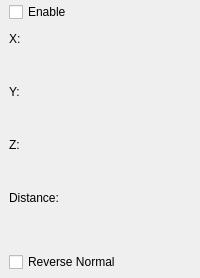
                <widget class="QWidget" name="clipping_plane4_">
                 <attribute name="title">
                  <string>4</string>
                 </attribute>
                 <layout class="QVBoxLayout" name="verticalLayout_13">
                  <property name="spacing">
                   <number>10</number>
                  </property>
                  <property name="leftMargin">
                   <number>9</number>
                  </property>
                  <property name="topMargin">
                   <number>2</number>
                  </property>
                  <property name="rightMargin">
                   <number>9</number>
                  </property>
                  <property name="bottomMargin">
                   <number>6</number>
                  </property>
                  <item>
                   <widget class="QCheckBox" name="enable_cp4_">
                    <property name="text">
                     <string>Enable</string>
                    </property>
                   </widget>
                  </item>
                  <item>
                   <widget class="QWidget" name="cp4_params_widget_" native="true">
                    <property name="minimumSize">
                     <size>
                      <width>0</width>
                      <height>0</height>
                     </size>
                    </property>
                    <layout class="QVBoxLayout" name="verticalLayout_12">
                     <property name="spacing">
                      <number>2</number>
                     </property>
                     <property name="margin">
                      <number>0</number>
                     </property>
                     <item>
                      <widget class="QLabel" name="label_11">
                       <property name="text">
                        <string>X:</string>
                       </property>
                      </widget>
                     </item>
                     <item>
                      <widget class="QtUtils::QtSliderDoubleCombo" name="cp4_x_" native="true">
                       <property name="sizePolicy">
                        <sizepolicy hsizetype="Preferred" vsizetype="Fixed">
                         <horstretch>0</horstretch>
                         <verstretch>0</verstretch>
                        </sizepolicy>
                       </property>
                       <property name="minimumSize">
                        <size>
                         <width>0</width>
                         <height>35</height>
                        </size>
                       </property>
                      </widget>
                     </item>
                     <item>
                      <widget class="QLabel" name="label_12">
                       <property name="text">
                        <string>Y:</string>
                       </property>
                      </widget>
                     </item>
                     <item>
                      <widget class="QtUtils::QtSliderDoubleCombo" name="cp4_y_" native="true">
                       <property name="sizePolicy">
                        <sizepolicy hsizetype="Preferred" vsizetype="Fixed">
                         <horstretch>0</horstretch>
                         <verstretch>0</verstretch>
                        </sizepolicy>
                       </property>
                       <property name="minimumSize">
                        <size>
                         <width>0</width>
                         <height>35</height>
                        </size>
                       </property>
                      </widget>
                     </item>
                     <item>
                      <widget class="QLabel" name="label_23">
                       <property name="text">
                        <string>Z:</string>
                       </property>
                      </widget>
                     </item>
                     <item>
                      <widget class="QtUtils::QtSliderDoubleCombo" name="cp4_z_" native="true">
                       <property name="sizePolicy">
                        <sizepolicy hsizetype="Preferred" vsizetype="Fixed">
                         <horstretch>0</horstretch>
                         <verstretch>0</verstretch>
                        </sizepolicy>
                       </property>
                       <property name="minimumSize">
                        <size>
                         <width>0</width>
                         <height>35</height>
                        </size>
                       </property>
                      </widget>
                     </item>
                     <item>
                      <widget class="QLabel" name="label_13">
                       <property name="text">
                        <string>Distance:</string>
                       </property>
                      </widget>
                     </item>
                     <item>
                      <widget class="QtUtils::QtSliderDoubleCombo" name="cp4_d_" native="true">
                       <property name="sizePolicy">
                        <sizepolicy hsizetype="Preferred" vsizetype="Fixed">
                         <horstretch>0</horstretch>
                         <verstretch>0</verstretch>
                        </sizepolicy>
                       </property>
                       <property name="minimumSize">
                        <size>
                         <width>0</width>
                         <height>35</height>
                        </size>
                       </property>
                      </widget>
                     </item>
                    </layout>
                   </widget>
                  </item>
                  <item>
                   <widget class="QCheckBox" name="cp4_reverse_norm_">
                    <property name="text">
                     <string>Reverse Normal</string>
                    </property>
                   </widget>
                  </item>
                 </layout>
                </widget>
